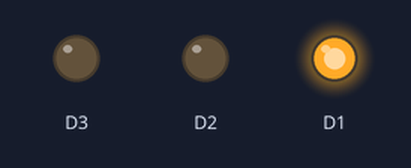
Simulated run of this sketch. Board: ESP8266 (NodeMCU). On the bench: output pins drawn as LEDs (lit = HIGH).

Above: at 0.5 s.
At 2.5 s:
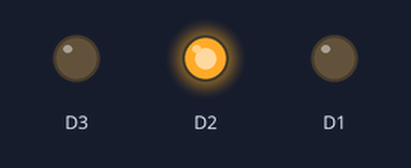
At 4.5 s:
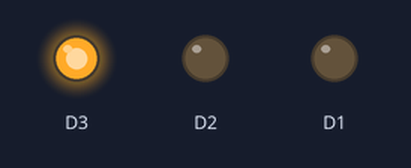
At 5.5 s:
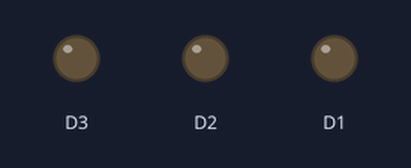
Timing chart, 0 to 7.8 s (numbered marks = the images above):
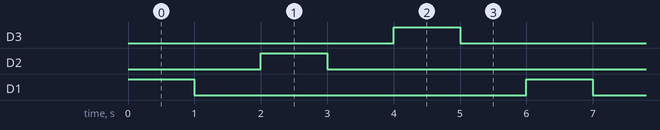

The sketch:

LED_Multiple_Function_With_Parameter.ino
```cpp
void setup() {
  pinMode(D1, OUTPUT);
  pinMode(D2, OUTPUT);
  pinMode(D3, OUTPUT);
}

void loop() {
  blinky(D1, 1000);
  blinky(D2, 1000);
  blinky(D3, 1000);
}

void blinky(int pin, int masa){
  digitalWrite(pin, HIGH);
  delay(masa);
  digitalWrite(pin, LOW);
  delay(masa);
}
```

Measured:
- by itself, D3, D2, D1: alternates HIGH for 1.0 s and LOW for 5.0 s
- by itself, everything shown: repeats every 6.0 s, in 6 steps
